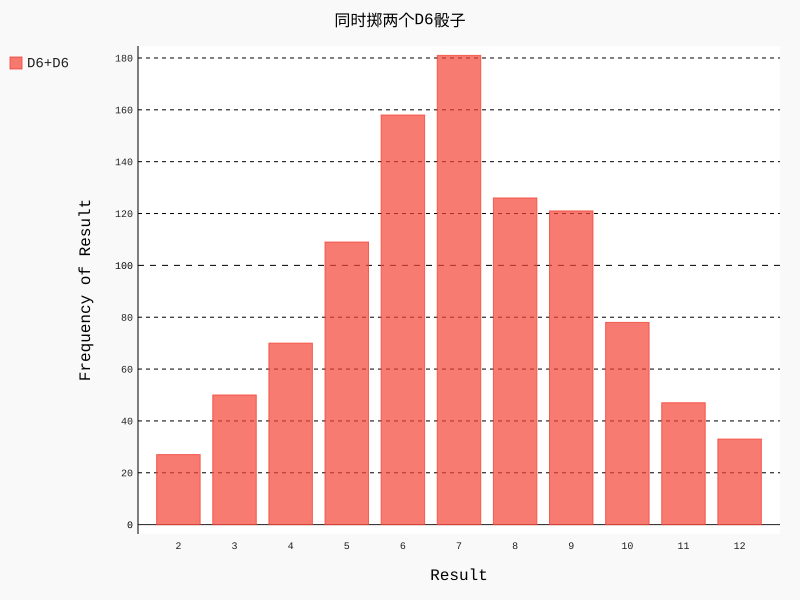

Python code for this plot:
import pygal

from die import Die

#创建两个D6骰子
die_1 = Die()
die_2 = Die()
#掷骰子多次，并将结果存储到一个列表中
results = []
for roll_num in range(1000):
    result = die_1.roll() + die_2.roll()
    results.append(result)
#分析结果
frequencise = []
max_result = die_1.num_sides + die_2.num_sides#num_sides我们默认的是6，在die模块里
for value in range(2,max_result+1):
    frequency = results.count(value)
    frequencise.append(frequency)
#可视化图表
hist = pygal.Bar()

hist.title = "同时掷两个D6骰子"
hist.x_labels = ['2','3','4','5','6','7','8','9','10','11','12']
hist.x_title = "Result"
hist.y_title = "Frequency of Result"

hist.add("D6+D6",frequencise)
hist.render_to_file("dice_visual.svg")#render渲染，呈现
